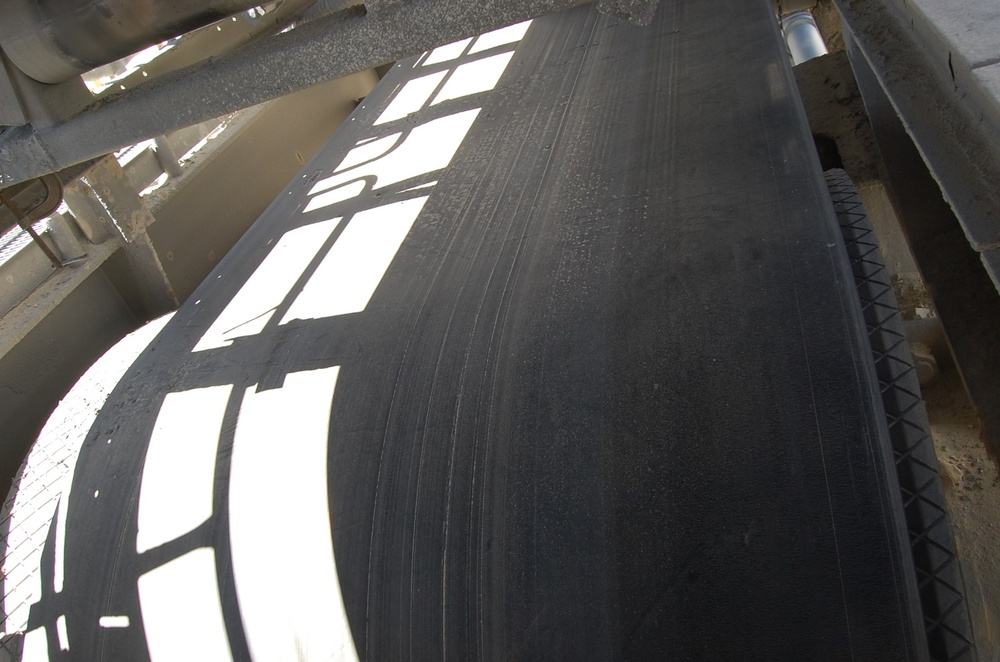
#> input picture 1.jpg, 1000 x 662 px, shrunk from 1600 x 1060 before the run
$ python -i ensemble_advanced_model.py   (imports and definitions only)   (older library calls are emulated)
#> lines starting #> are read from the running program, lines starting #| are printed output that depends on the picture; after the words box and inside, x2 and y2 are one past the last pixel; in counts of white or black regions, pixels touching at a corner belong together
#> (reads labels.csv from the repository)
import cv2
import numpy as np
import pandas as pd
import os
import json
from sklearn.linear_model import LinearRegression
from scipy.fft import fft2

# Helper: advanced feature extraction
def extract_advanced_features(image_path):
#> called with image_path = '1.jpg'
    image = cv2.imread(image_path)
#> image is the input picture: shape (662, 1000, 3); mean B, G, R 89.4, 91, 92.6
    if image is None:
        raise ValueError(f"Could not load image: {image_path}")
    gray = cv2.cvtColor(image, cv2.COLOR_BGR2GRAY)
    height, width = gray.shape
#> height = 662; width = 1000
    features = {}
    # Texture: std of Laplacian
    laplacian = cv2.Laplacian(gray, cv2.CV_64F)
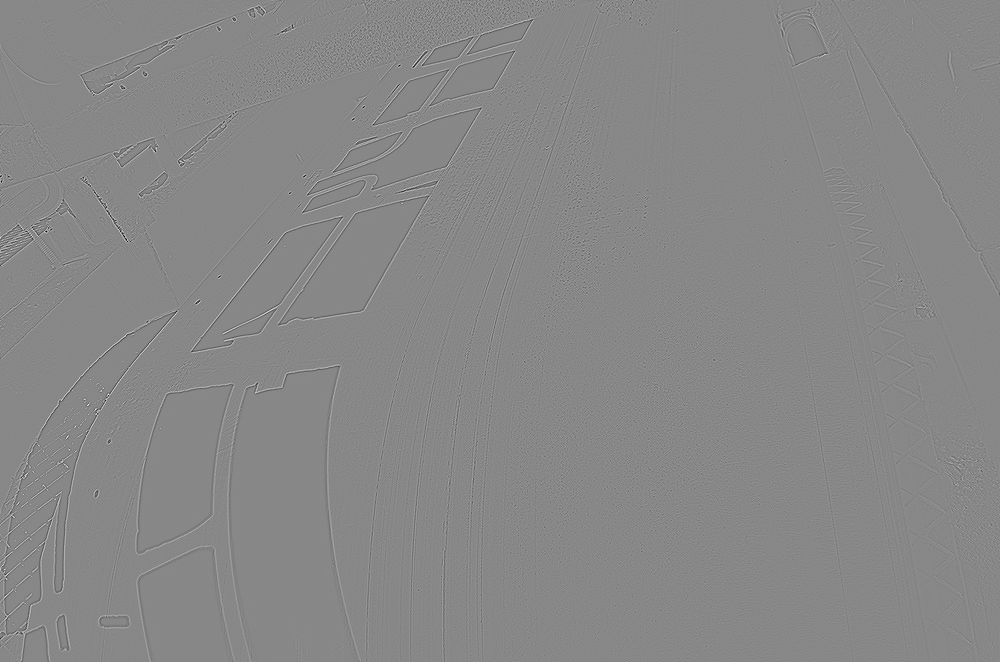
#> laplacian: shape (662, 1000) float64; min -402, max 353, mean 0; drawn with min black and max white
    features['laplacian_std'] = np.std(laplacian)
    # FFT: mean magnitude
    f = np.abs(fft2(gray))
    features['fft_mean'] = np.mean(f)
    features['fft_std'] = np.std(f)
    # Shape: solidity, extent
    edges = cv2.Canny(gray, 50, 150)
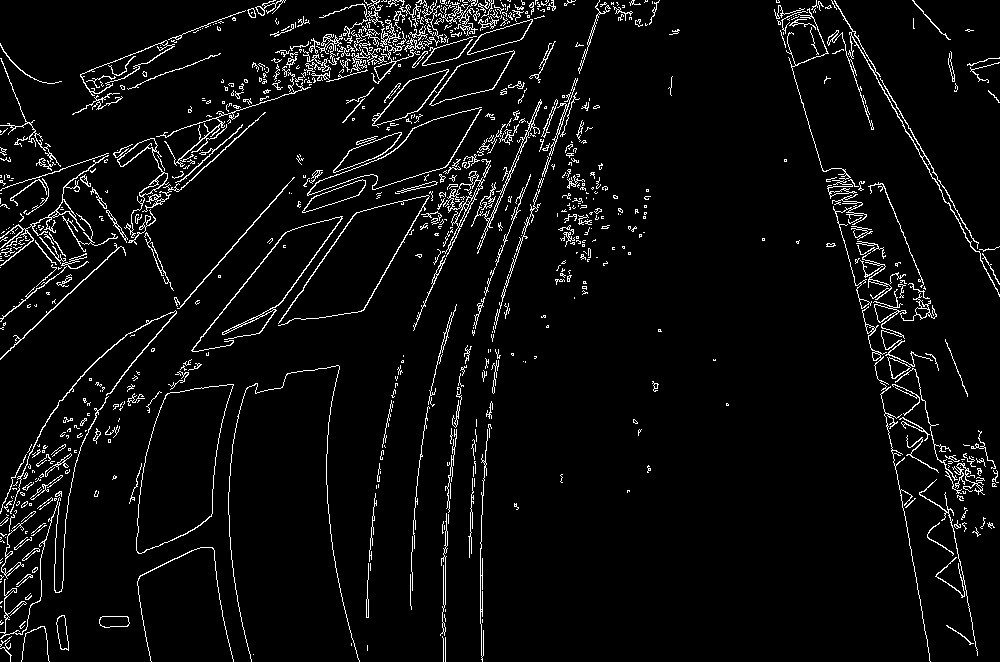
#> edges: shape (662, 1000); 4.9% white in thin lines or dots
    contours, _ = cv2.findContours(edges, cv2.RETR_EXTERNAL, cv2.CHAIN_APPROX_SIMPLE)
#> contours = 775 contours, 661 with area under 20; largest, box (x1, y1, x2, y2) and area: (136, 384, 234, 554) 10442, (429, 50, 515, 106) 1961, (80, 40, 175, 96) 1548, (372, 69, 449, 128) 1532, (467, 19, 533, 55) 900
    if contours:
        largest = max(contours, key=cv2.contourArea)
#> largest = contour of 183 points, box (x1, y1, x2, y2) (136, 384, 234, 554), area 10442
        area = cv2.contourArea(largest)
#> area = 10442.5
        hull = cv2.convexHull(largest)
#> hull = contour of 35 points, box (x1, y1, x2, y2) (136, 384, 234, 554), area 11107
        hull_area = cv2.contourArea(hull)
#> hull_area = 11107
        x, y, w, h = cv2.boundingRect(largest)
#> x = 136; y = 384; w = 98; h = 170
        rect_area = w * h
#> rect_area = 16660
        features['solidity'] = area / hull_area if hull_area > 0 else 0
        features['extent'] = area / rect_area if rect_area > 0 else 0
    else:
        features['solidity'] = 0
        features['extent'] = 0
    return features

# Load predictions from previous models
# [6 lines not run here, left out]

# Load ground truth
df = pd.read_csv('labels.csv')

# Prepare data for ensemble/meta-model
X = []
y = []
filenames = []
advanced_feats = []
# [10 lines not run here, left out]

# Train meta-model (linear regression ensemble)
meta = LinearRegression()
# [1 line not run here, left out]
# [1 line that did not run here, left out]

# Refined rules for borderline cases
final_preds = []
# [14 lines not run here, left out]

# Save results
results = []
# [14 lines not run here, left out]

# Print summary
errors = [abs(fp - t) for fp, t in zip(final_preds, y)]
mae = np.mean(errors)
rmse = np.sqrt(np.mean([(fp - t) ** 2 for fp, t in zip(final_preds, y)]))
# [4 lines not run here, left out]

>>> result = extract_advanced_features('1.jpg')
#> result = {'laplacian_std': 20.02, 'fft_mean': 8072.8, 'fft_std': 92915.7, 'solidity': 0.94, 'extent': 0.627}
